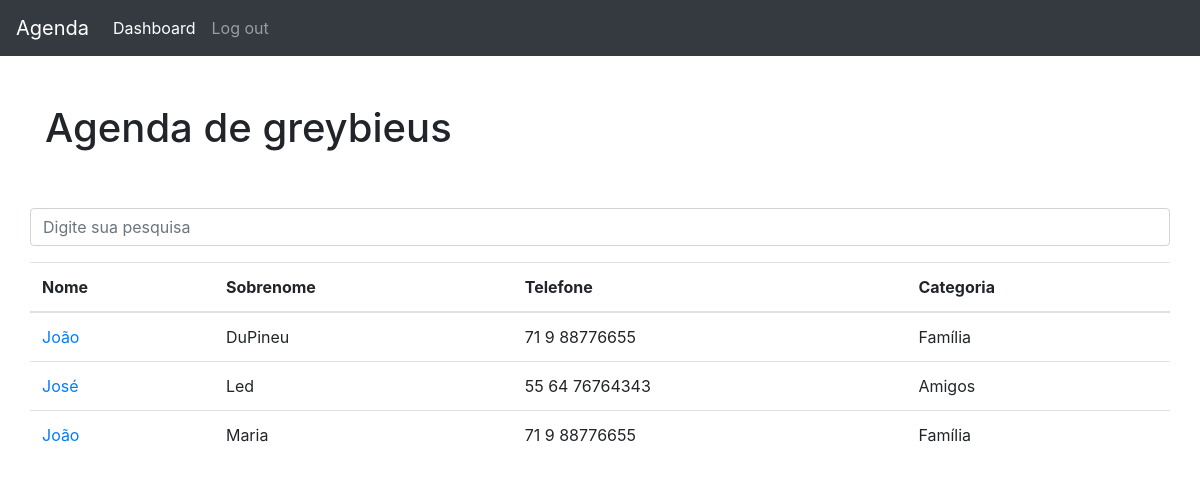
The app's page / (signed in) with its own data.
### contatos/models.py (models this page shows, shortened)
class Contato(models.Model):
    nome = models.CharField(max_length=255)
    sobrenome = models.CharField(max_length=255, blank=True)
    telefone = models.CharField(max_length=255)
    email = models.CharField(max_length=255, blank=True)
    data_criacao = models.DateTimeField(
        default=timezone.now)
    descricao = models.TextField(blank=True)
    created_by = models.ForeignKey(User, on_delete=models.CASCADE)
    categoria = models.ForeignKey(
        Categoria, on_delete=models.DO_NOTHING)
    mostrar = models.BooleanField(default=True)
    foto = models.ImageField(blank=True, upload_to='fotos/%y/%m/%d')

class Categoria(models.Model):
    nome = models.CharField(max_length=255)
    created_by = models.ForeignKey(User, on_delete=models.CASCADE)
    def __str__(self):
        return self.nome

### contatos/views.py (the view)
# urls.py: path('', views.index, name='index'),
@login_required(redirect_field_name='login')
def index(request):
    contatos = Contato.objects.order_by('-id').filter(
        mostrar=True,
        created_by=request.user
    )
    paginator = Paginator(contatos, 5)
    page = request.GET.get('p')
    contatos = paginator.get_page(page)
    return render(request, 'contatos/index.html', {
        'contatos': contatos,
    })

### contatos/templates/contatos/index.html (shortened to what this page needs)
{% extends 'base.html' %}
{% block 'page-content'%}
    <h1 class="mt-5">Agenda de {{user}}</h1>
    {% include 'partials/_search-form.html' %}
    <table class="table">
    <thead>
        <tr>
        <th>Nome</th>
        <th>Sobrenome</th>
        <th>Telefone</th>
        <th>Categoria</th>
        </tr>
    </thead>
    <tbody>
        {% for contato in contatos %}
            <tr>
                <td>
                    <a href="{% url 'detalhes' contato.id %}"> {{ contato.nome }}</a>
                </td>
                <td>{{ contato.sobrenome }}</td>
                <td>{{ contato.telefone }}</td>
                <td>{{ contato.categoria }}</td>
            </tr>
        {% endfor %}
    </tbody>
    </table>
{% endblock %}

### records on screen
Contato: nome "João", sobrenome "DuPineu", telefone "71 9 88776655", categoria "Família"
Contato: nome "José", sobrenome "Led", telefone "55 64 76764343", categoria "Amigos"
Contato: nome "João", sobrenome "Maria", telefone "71 9 88776655", categoria "Família"

### other values on screen
{{ user }} "greybieus"
